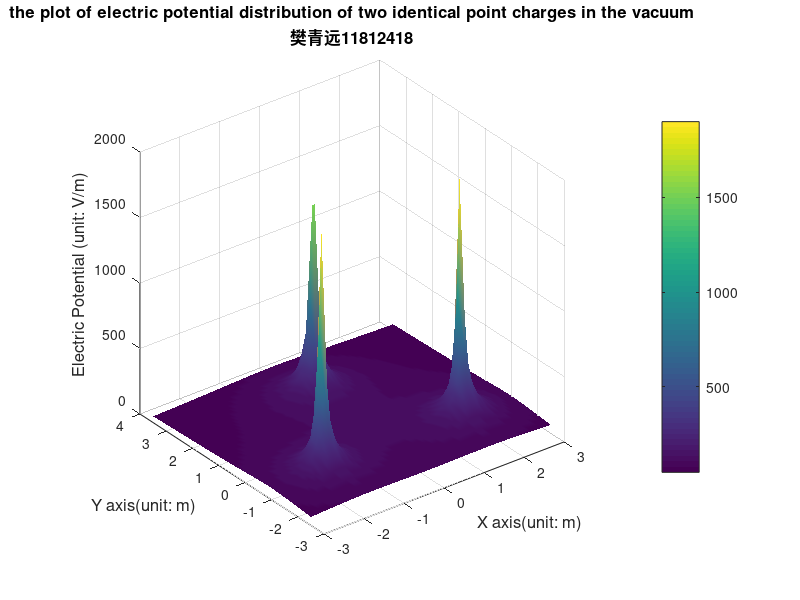
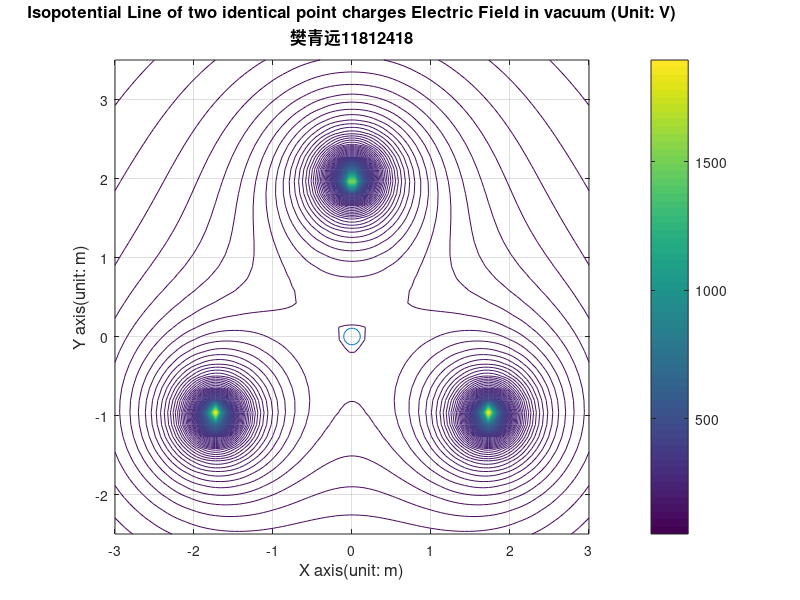
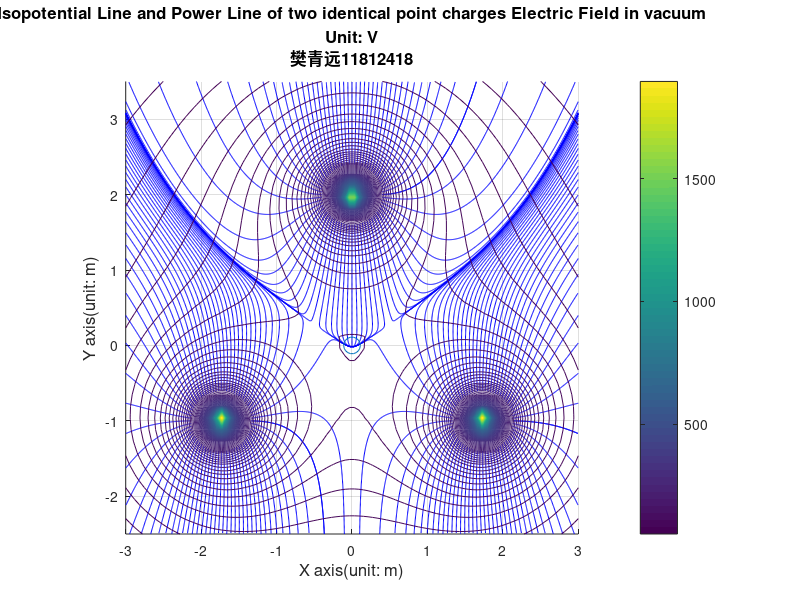
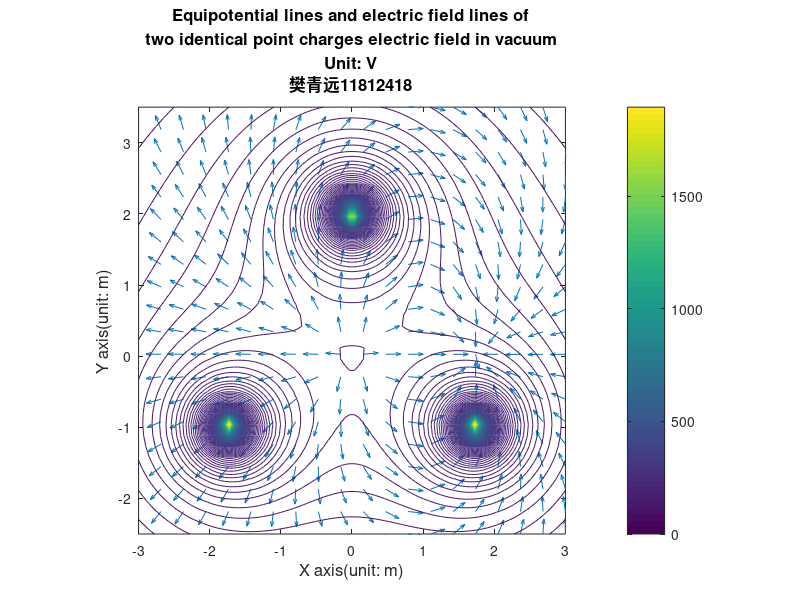

Write the MATLAB code that produced these figures, in order.
clear;% clear all variables in memory
clc; % Clear the contents of the command window
k=9e9;  % set electrostatic constant
Q=8e-9;   % Set charge Q
xm=3; % Set the range of the field in x direction
ym=3;  % Set the range of the field in y direction
%% Define
x=linspace(-xm,xm,100);  % evenly divide the x axis                                          
y=linspace(-ym+0.5,ym+0.5,40);  % evenly divide the y axis 
[X,Y]=meshgrid(x,y);  % To form the coordinates of each point in the field. 
x1=-sqrt(3); %define the coordinate of the charges
y1=-1;
x2=sqrt(3);
y2=-1;
x3=0;
y3=2;
R1=sqrt((X-x1).^2+(Y-y1).^2);% calculate the distance between each point and the source charge (the origin).
R2=sqrt((X-x2).^2+(Y-y2).^2);
R3=sqrt((X-x3).^2+(Y-y3).^2);
V1=k*Q./R1;  %define the potential influenced by each charge
V2=k*Q./R2;  
V3=k*Q./R3; 

%% Part 1

sumV = V1+V2+V3;

figure1 = figure;%define figure
surf(X,Y,sumV);
shading interp; %disable the grid
colormap default; %set the colour map
hold on;
title({'the plot of electric potential distribution of two identical point charges in the vacuum';'樊青远11812418'}, 'fontsize',12);
pbaspect([1 1 1]);
xlabel('X axis(unit: m)','fontsize',12);% label the x axis
ylabel('Y axis(unit: m)','fontsize',12);% label the y axis
zlabel('Electric Potential (unit: V/m)','fontsize',12); %label the z axis
colorbar;
saveas(figure1,'../fig/C1.jpg');

%% part2

Tmax=max(max(sumV)); %find the maximum potential value
Tmin=min(min(sumV)); %find the maximum potential value
Vmin=-2000; % set the minimum potential value for a family of equipotential lines
Vmax=2000; % set the maxmium potential value for a family of equipotential lines
Veq=linspace(Vmin,Vmax,500); % set the potential for equipotential lines
figure1 = figure;%define figure
contour(X,Y,sumV,Veq);  % plot 10 equipotential lines
grid on;  % form a grid  % hold the plot
hold on;
plot(0,0,'o', 'MarkerSize',12) % plot a charge at the origin
title({'Isopotential Line of two identical point charges Electric Field in vacuum (Unit: V)';'樊青远11812418'}, 'fontsize',12);
pbaspect([1 1 1]);
xlabel('X axis(unit: m)','fontsize',12);% label the x axis
ylabel('Y axis(unit: m)','fontsize',12);% label the y axis
colorbar;
hold off;
saveas(figure1,'../fig/C2.jpg');


%% part3
[Ex,Ey]=gradient(-sumV); % Calculation of two components of Electric Field intensity at each Point in the Field
del_theta=5; % Set the angle difference between adjacent field lines;
theta=(0:del_theta:360).*pi/180; % express the angle into radian
xs=x1+0.4*cos(theta); % generate the x coordinate for the start of the field line of charge1
ys=y1+0.4*sin(theta); % generate the y coordinate for the start of the field line of charge1
xs2=x2+0.4*cos(theta); % generate the x coordinate for the start of the field line of charge2
ys2=y2+0.4*sin(theta); % generate the y coordinate for the start of the field line of charge2
xs3=x3+0.4*cos(theta); % generate the x coordinate for the start of the field line of charge3
ys3=y3+0.4*sin(theta); % generate the y coordinate for the start of the field line of charge3
figure1 = figure;%define figure
hold on
streamline(X,Y,Ex,Ey,xs,ys) % generate the field lines?
streamline(X,Y,Ex,Ey,xs2,ys2) % generate the field lines?
streamline(X,Y,Ex,Ey,xs3,ys3) % generate the field lines?
grid on % from the grid
   % hold the plot
contour(X,Y,sumV,Veq);   % plot 100 equipotential lines
plot(0,0,'o', 'MarkerSize',12) % plot the point charge at the origin
title({'Isopotential Line and Power Line of two identical point charges Electric Field in vacuum';...
    'Unit: V';'樊青远11812418'} , 'fontsize',12);
pbaspect([1 1 1]);
xlabel('X axis(unit: m)','fontsize',12);% label the x axis
ylabel('Y axis(unit: m)','fontsize',12);% label the y axis
colorbar;
%xlim([-0.03 0.03]); % set the limit of axis
%ylim([-0.03 0.03]); % set the limit of axis
saveas(figure1,'../fig/C3.jpg');

%% optimize the mesh of arrows
x_arr=linspace(-xm,xm,20);% evenly divide the x axis into 100 segments
y_arr=linspace(-xm+0.5,xm+0.5,20);% evenly divide the y axis into 100 segments
[X_arr,Y_arr]=meshgrid(x_arr,y_arr);  % To form the coordinates of each point in the field.
x1_arr=0.01; %define the location of the charges
x2_arr=2;
R1_arr=sqrt((X_arr-x1_arr).^2+Y_arr.^2); % calculate the distance between each point and the source charge (the origin).
R2_arr=sqrt((X_arr-x2).^2+Y_arr.^2);
V1_arr=k*Q./R1_arr; %calculate the electric potential
V2_arr=-k*Q./R2_arr;

sumV_arr = V1_arr+V2_arr; % plot the distribution of electric potential
[Ex_arr,Ey_arr]=gradient(-sumV_arr);

%% part4
E_arr=sqrt(Ex_arr.^2+Ey_arr.^2); % calculate the magnitude of electric field magnitude at each point.
Ex_arr=Ex_arr./E_arr;
Ey_arr=Ey_arr./E_arr;   % normalize the magnitude of the electric field
figure1 = figure;%define figure
q1 = quiver(X_arr,Y_arr,Ex_arr,Ey_arr,0);  % using normalized arrowhead to represent electric field
set(q1,'AutoScale','on', 'AutoScaleFactor', 0.5)
hold on;
contour(X,Y,sumV,Veq);% plot the equipotential lines
title({'Equipotential lines and electric field lines of'; 'two identical point charges electric field in vacuum';...
    'Unit: V';'樊青远11812418'} , 'fontsize',12);
pbaspect([1 1 1]);
xlabel('X axis(unit: m)','fontsize',12);% label the x axis
ylabel('Y axis(unit: m)','fontsize',12);% label the y axis
colorbar; %enable colour bar
%xlim([-0.03 0.03]); % set the limit of axis
%ylim([-0.03 0.03]); % set the limit of axis
saveas(figure1,'../fig/C4.jpg');

